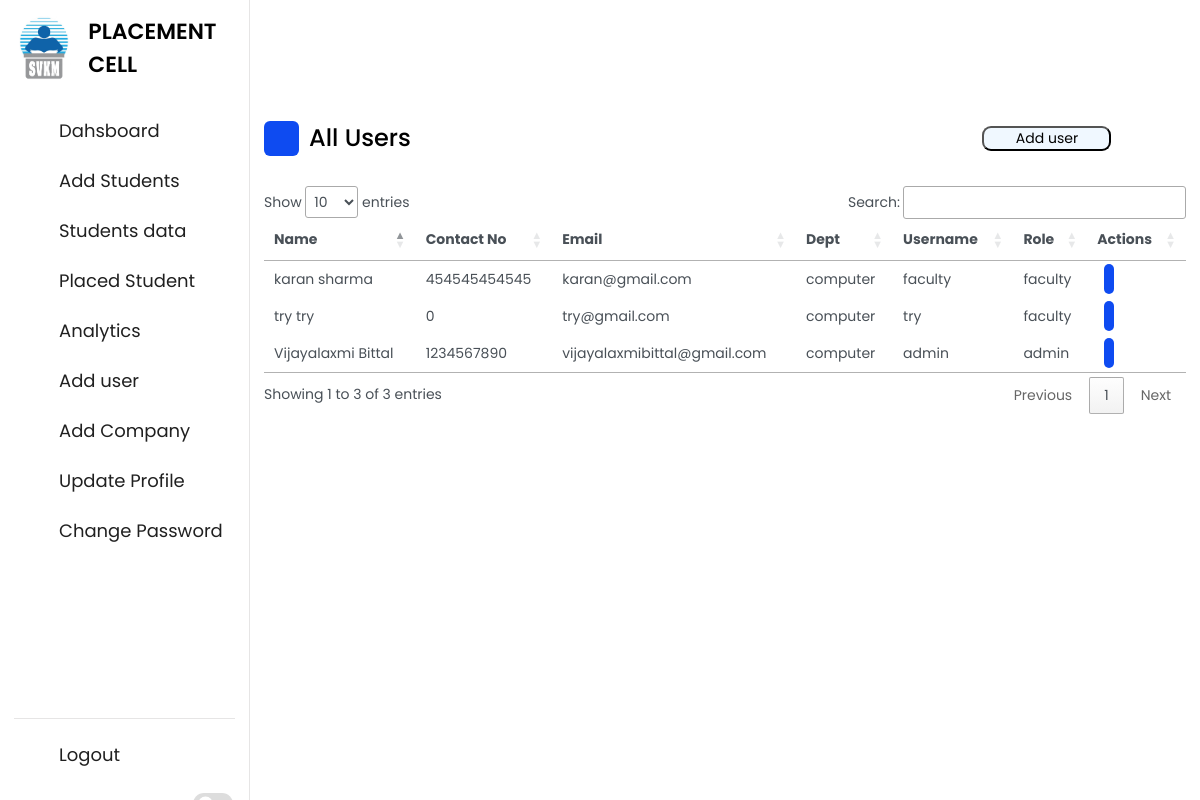
Page /all_users.php (signed in) on the committed database.
### tables this page shows
CREATE TABLE `users_profile` (
  `username` varchar(30) NOT NULL,
  `fname` varchar(20) NOT NULL,
  `lname` varchar(20) NOT NULL,
  `contact` bigint(20) NOT NULL,
  `email` varchar(30) NOT NULL,
  `dept` varchar(20) NOT NULL
);

CREATE TABLE `users` (
  `username` varchar(30) NOT NULL,
  `password` varchar(255) NOT NULL,
  `role` varchar(30) NOT NULL
);

### all_users.php (the view, shortened to what this page needs)
<!DOCTYPE html>
<html lang="en">
<head>
          <link rel="stylesheet" type="text/css" href="css/lib.2.css">
          <link rel="stylesheet" type="text/css" href="css/light.css">
          <link rel="stylesheet" type="text/css" href="css/bootstrap5.css">
          <link rel="stylesheet" href="css/style.css">
     <link rel="stylesheet" href="https://unicons.iconscout.com/release/v4.0.0/css/line.css">
        </head>
        <body data-theme="light" data-layout="fluid">
        <nav>
        <div class="logo-name">
            <div class="logo-image">
                <img src="img/logo.jpg" style="height: 75px; width:75px" alt="">
            </div>
            <span class="logo_name">PLACEMENT CELL</span>
        </div>
        <div class="menu-items">
        <?php
            include 'partials/_dbconnect.php';
            $uname = $_SESSION['username'];
            $sql = "SELECT `role` FROM `users` WHERE username= '$uname' ";
            $result = mysqli_query($conn , $sql);
            $num = mysqli_num_rows($result);
            $admin_or_faculty = $num;
            if($num > 0) {
            $row = mysqli_fetch_assoc($result);
            echo "
            <ul class='nav-links' style='padding-left: 0rem;'>
                <li><a href='admin_dashboard.php'>
                    <i class='uil uil-estate'></i>
                    <span class='link-name'>Dahsboard</span>
                </a></li>
                <li><a href='add_student.php'>
                    <i class='uil-user-plus'></i>
                    <span class='link-name'>Add Students</span>
                </a></li>
                <li><a href='student_data.php'>
                    <i class='uil uil-files-landscapes'></i>
                    <span class='link-name'>Students data</span>
                </a></li>
                <li><a href='placed_Student.php'>
                    <i class='uil-arrow-up-right'></i>
                    <span class='link-name'>Placed Student</span>
                </a></li>
                <li><a href='analytics.php'>
                    <i class='uil uil-chart'></i>
                    <span class='link-name'>Analytics</span>
                </a></li>";
            if($row['role'] == 'admin'){
                echo " <li><a href='all_users.php'>
                <i class='uil-user'></i>
                <span class='link-name'>Add user</span>
            </a></li>
            <li><a href='add_company.php'>
            <i class=' uil-building'></i>
            <span class='link-name'>Add Company</span>
        </a></li>";
            }
            echo "<li><a href='update_profile_admin_faculty.php'>
            <i class='uil-notes'></i>
            <span class='link-name'>Update Profile</span>
        </a></li>";
        }
            echo "
        <li><a href='change_password.php'>
            <i class='uil-key-skeleton'></i>
            <span class='link-name'>Change Password</span>
        </a></li></ul>";
            ?>
            <ul class="logout-mode" style="padding-left: 0rem;">
                <li><a href="/miniproject_final/logout.php">
                    <i class="uil uil-signout"></i>
                    <span class="link-name">Logout</span>
                </a></li>
                <div class="mode-toggle">
                  <span class="switch"></span>
                </div>
            </ul>
        </div>
    </nav>
    <?php
if($admin_or_faculty>0 && $row['role']=='admin') {
?>
        <div class="dashboard">
        <div class="top" style="background-color: transparent;">
            <i class="uil uil-bars sidebar-toggle"></i>
        </div>
        <div class='dash-content'>
        <div class='overview'>
            <div class='title'>
                <i class='uil uil-user'></i>
                <span class='text'>All Users</span>
             <button style="margin-left: 62%; background-color: aliceblue;  border-radius: 9px;width: 129px;" onclick="fnc()"> Add user </button>
            </div>
            <table id="myTable">
            <thead>
              <tr>
                <th>Name</th>
                <th>Contact No</th>
                <th>Email</th>
                <th>Dept</th>
                <th>Username</th>
                <th>Role</th>
                <th>Actions</th>
              </tr>
            </thead>
            <tbody>
            <?php
             include 'partials/_dbconnect.php';
            $sql = "SELECT users_profile.`fname`, users_profile.`lname`, users_profile.`contact`, users_profile.`email`, users_profile.`dept`,users.username,users.role FROM `users_profile` JOIN users ON `users_profile`.username = users.username";
            $result = mysqli_query($conn , $sql);
            $num = mysqli_num_rows($result);
                $i = 0;
            if($num>0){
                while ($i<$num) {
                $row = mysqli_fetch_assoc($result);
          echo "<tr>
                <td>".$row['fname']." ".$row['lname']."</td>
            <td>".$row['contact']."</td>
            <td>".$row['email']."</td>
            <td>".$row['dept']."</td>
            <td>".$row['username']."</td>
            <td>".$row['role']."</td>
            <td>";
           echo "<span style='background-color: var(--primary-color);
            border-radius: 6px;
            color: var(--title-icon-color);
            width: 19px;
            justify-content: center;
            align-items: center;
            text-align: center;  margin-left: 7px; padding: 5px;'> <a title='Delete' href='partials/delete_user.php?username=".$row['username']."' style='color: white;' > <i class='uil-archive-alt' class='delete'> </i> </a> </span>
             </td>
          </tr>";
                $i++;
                }
            }
        }
            ?>
            </tbody>
          </table>
 <link rel="stylesheet" href="//cdn.datatables.net/1.12.1/css/jquery.dataTables.min.css">
</body>
</html>

### css/lib.2.css (style rules this page uses)
html, body { height: 100%; }

### css/style.css (style rules this page uses)
* { margin: 0; padding: 0; box-sizing: border-box; font-family: 'Poppins', sans-serif; }
:root { --primary-color: #0E4BF1; --panel-color: #FFF; --text-color: #000; --black-light-color: #202020; --border-color: #e6e5e5; --toggle-color: #DDD; --box1-color: #4DA3FF; --box2-color: #FFE6AC; --box3-color: #E7D1FC; --title-icon-color: rgb(248, 244, 244); --tran-05: all 0.5s ease; --tran-03: all 0.3s ease; --tran-03: all 0.2s ease; }
body { min-height: 100vh; background-color: var(--primary-color); }
nav { position: fixed; top: 0; left: 0; height: 100%; width: 250px; padding: 10px 14px; background-color: var(--panel-color); border-right: 1px solid var(--border-color); transition: var(--tran-05); }
nav .logo-name { display: flex; align-items: center; }
nav .logo-image { display: flex; justify-content: center; min-width: 45px; }
nav .logo-image img { width: 40px; object-fit: cover; border-radius: 50%; background-color: #000; }
nav .logo-name .logo_name { font-size: 22px; font-weight: 600; color: var(--text-color); margin-left: 14px; transition: var(--tran-05); }
nav .menu-items { margin-top: 20px; height: calc(100% - 90px); display: flex; flex-direction: column; justify-content: space-between; }
.menu-items li { list-style: none; }
.menu-items li a { display: flex; align-items: center; height: 50px; text-decoration: none; position: relative; }
.menu-items li a i { font-size: 24px; min-width: 45px; height: 100%; display: flex; align-items: center; justify-content: center; color: var(--black-light-color); }
.menu-items li a .link-name { font-size: 18px; font-weight: 400; color: var(--black-light-color); transition: var(--tran-05); }
.menu-items .logout-mode { padding-top: 10px; border-top: 1px solid var(--border-color); }
.menu-items .mode-toggle { position: absolute; right: 14px; height: 50px; min-width: 45px; display: flex; align-items: center; justify-content: center; cursor: pointer; }
.mode-toggle .switch { position: relative; display: inline-block; height: 22px; width: 40px; border-radius: 25px; background-color: var(--toggle-color); }
.switch:before { content: ""; position: absolute; left: 5px; top: 50%; transform: translateY(-50%); height: 15px; width: 15px; background-color: var(--panel-color); border-radius: 50%; transition: var(--tran-03); }
.dashboard { position: relative; left: 250px; background-color: var(--panel-color); min-height: 100vh; width: calc(100% - 250px); padding: 10px 14px; transition: var(--tran-05); }
.dashboard .top { position: fixed; top: 0; left: 250px; display: flex; width: calc(100% - 250px); justify-content: space-between; align-items: center; padding: 10px 14px; background-color: var(--panel-color); transition: var(--tran-05); z-index: 10; }
.dashboard .top .sidebar-toggle { font-size: 26px; color: var(--text-color); cursor: pointer; }
.dashboard .dash-content { padding-top: 50px; }
.dash-content .title { display: flex; align-items: center; margin: 60px 0 30px 0; }
.dash-content .title i { position: relative; height: 35px; width: 35px; background-color: var(--primary-color); border-radius: 6px; color: var(--title-icon-color); display: flex; align-items: center; justify-content: center; font-size: 24px; }
.dash-content .title .text { font-size: 24px; font-weight: 500; color: var(--text-color); margin-left: 10px; }

### rows in the picture
users_profile: fname "Vijayalaxmi", lname "Bittal", contact "1234567890", email "vijayalaxmibittal@gmail.com", dept "computer", users.username "admin", users.role "admin"
users_profile: fname "karan", lname "sharma", contact "454545454545", email "karan@gmail.com", dept "computer", users.username "faculty", users.role "faculty"
users_profile: fname "try", lname "try", contact "0", email "try@gmail.com", dept "computer", users.username "try", users.role "faculty"
